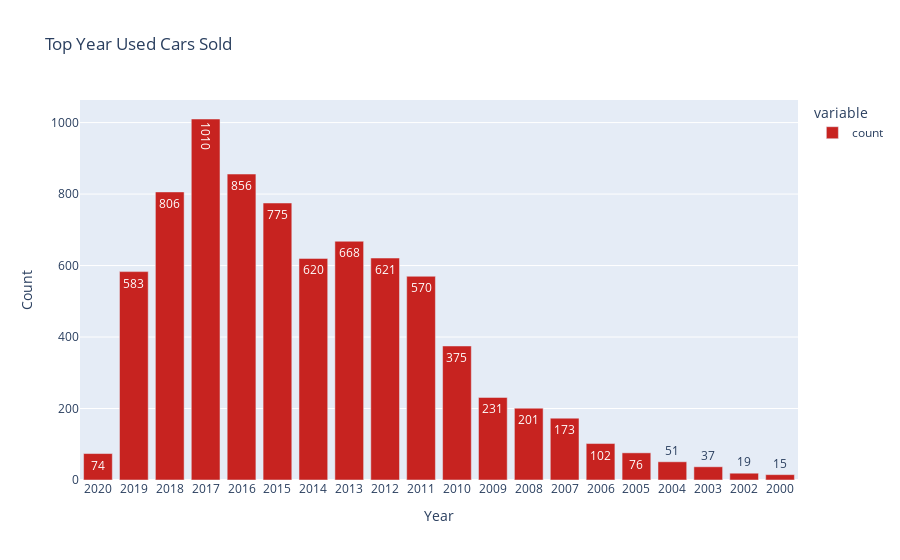

Notebook code cell kept with this figure:
### Code cell
iplot(px.bar(df['year'].value_counts()[:20].sort_index(ascending=False),
             labels={'value':'Count','year':'Year'},
             color_discrete_sequence=['#c72320'],
             text_auto=True,
             title='Top Year Used Cars Sold'
).update_xaxes(type=('category')))

### Figure 1 — Plotly figure (JSON) as saved in the notebook; plotly's stock layout.template omitted (floating-point values rounded to 4 significant figures)
{"data": [{"alignmentgroup": "True", "hovertemplate": "variable=count<br>Year=%{x}<br>Count=%{y}<extra></extra>", "legendgroup": "count", "marker": {"color": "#c72320", "pattern": {"shape": ""}}, "name": "count", "offsetgroup": "count", "orientation": "v", "showlegend": true, "textposition": "auto", "texttemplate": "%{y}", "type": "bar", "x": [2020, 2019, 2018, 2017, 2016, 2015, 2014, 2013, 2012, 2011, 2010, 2009, 2008, 2007, 2006, 2005, 2004, 2003, 2002, 2000], "xaxis": "x", "y": [74, 583, 806, 1010, 856, 775, 620, 668, 621, 570, 375, 231, 201, 173, 102, 76, 51, 37, 19, 15], "yaxis": "y"}], "layout": {"barmode": "relative", "legend": {"title": {"text": "variable"}, "tracegroupgap": 0}, "title": {"text": "Top Year Used Cars Sold"}, "xaxis": {"anchor": "y", "domain": [0, 1], "title": {"text": "Year"}, "type": "category"}, "yaxis": {"anchor": "x", "domain": [0, 1], "title": {"text": "Count"}}}}
